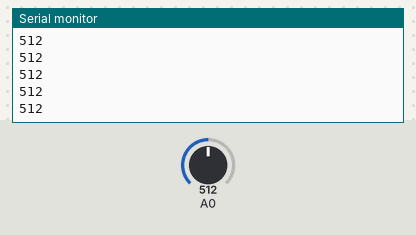
This sketch was run on a simulated Arduino Uno, built with avr-gcc and run on an emulated ATmega328P. On the bench: the last lines printed to the serial monitor. Inputs (shaded band) come from the test bench; at power-on: A0 = 512.

Above: at 1.2 s.
1.3 s: A0 set to 716
At 2.2 s:
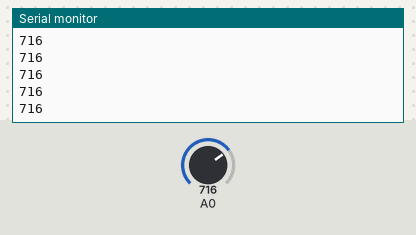
2.8 s: A0 set to 900
At 3.6 s:
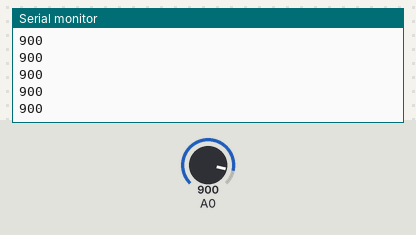
Timing chart, 0 to 5.8 s (numbered marks = the images above; inputs shaded):
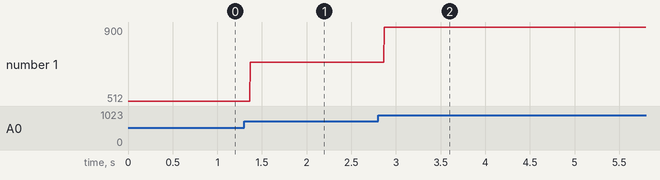

Measured:
- after the input at 1.3 s, the serial monitor: prints a new line after 0.07 s (image 1)
- after the input at 2.8 s, the serial monitor: prints a new line after 0.07 s (image 2)
- plotted number 1: 512 → 716 after the input at 1.3 s, 716 → 900 after the input at 2.8 s

The sketch:

Code_for_Data_acquisition.ino
```cpp
int data[250];
int count;
void setup(){
    Serial.begin(9600);

}
void loop() {


 for (count=0;count<250;count++)
 {
    data[count]=analogRead(A0);
    Serial.println(data[count]);


  }
}
```
